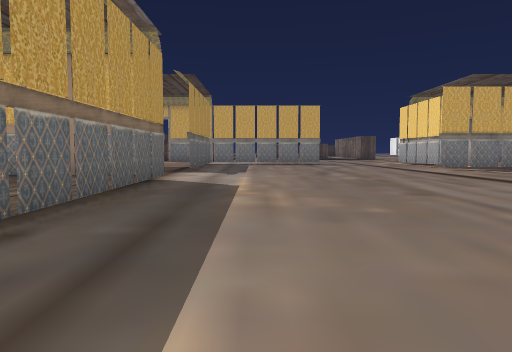
view 1 (above)

24 first-person views from a walk through a scene from a Unity 3-D project. The camera is 0.64 m above the floor, tilts 4° down and sees 70° across. The floor is counted in squares, 1 m on a side. Each view is taken from the middle of a square. On the plan, view 1 faces up. The plan holds only what a view shows up to about 10 squares ahead; the rest is blank. The place goes on beyond the plan. The player is left out. Some surface patterns are stand-ins.

view 2
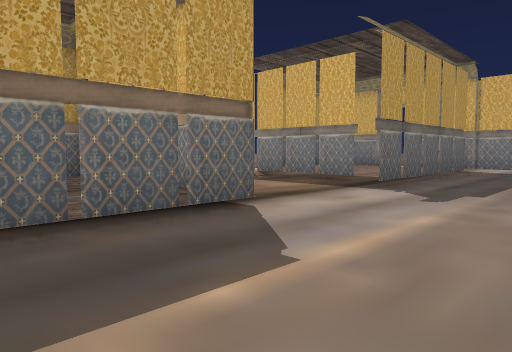

view 3
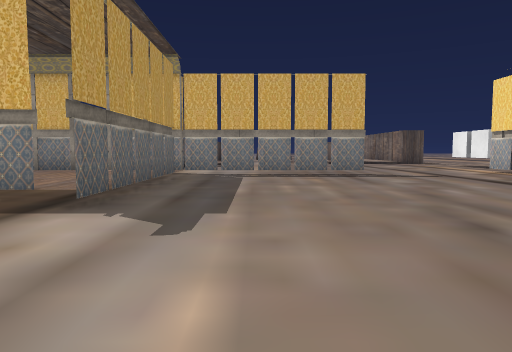

view 4
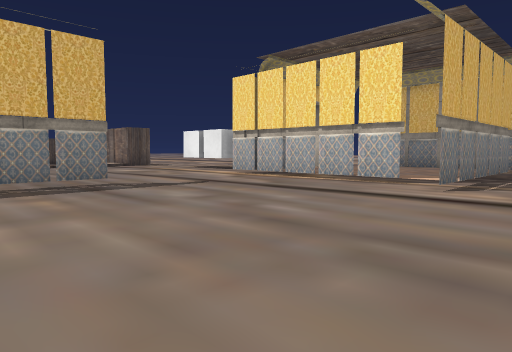

view 5
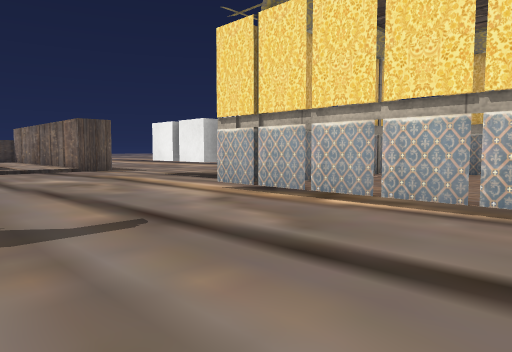

view 6
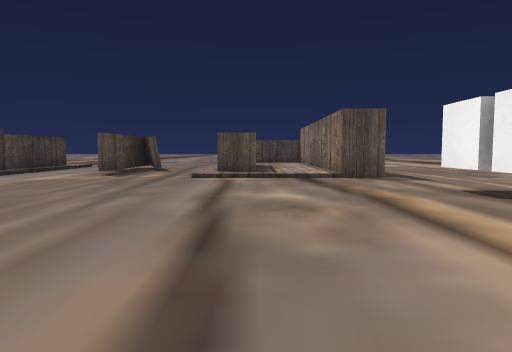

view 7
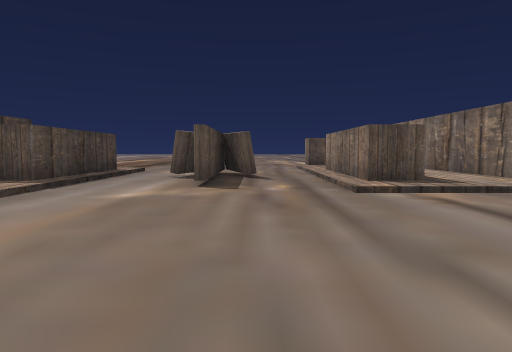

view 8
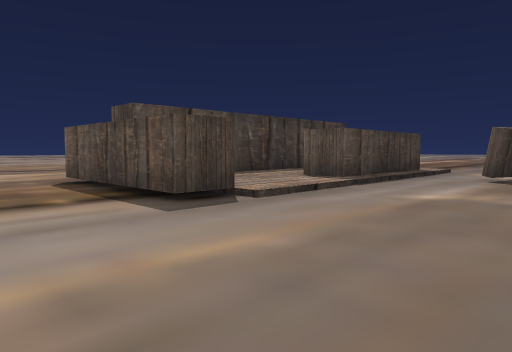

view 9
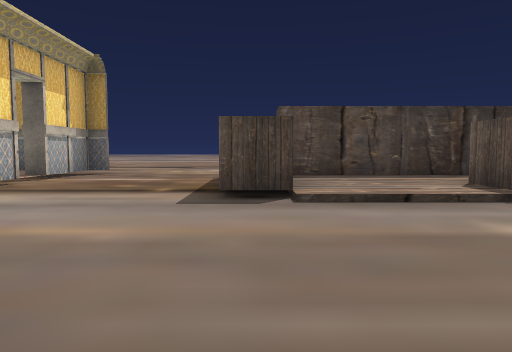

view 10
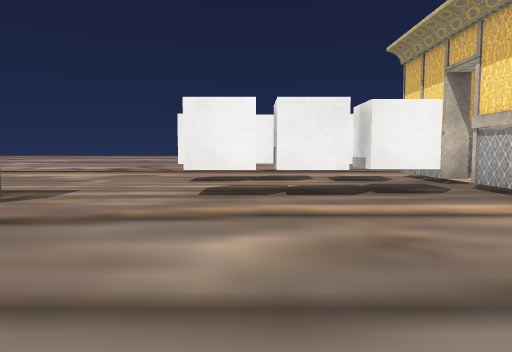

view 11
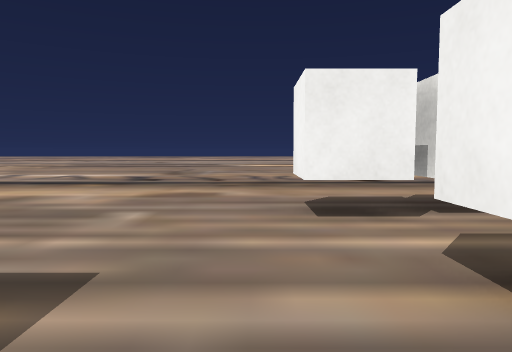

view 12
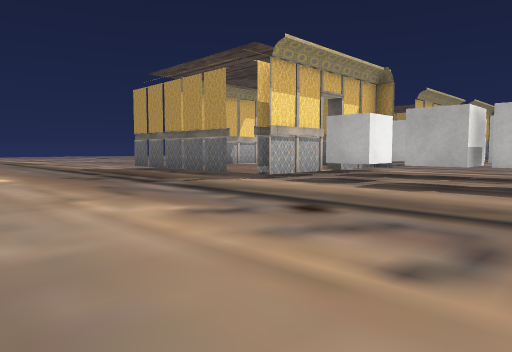

view 13
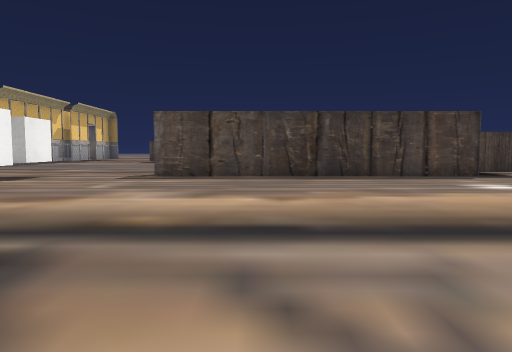

view 14
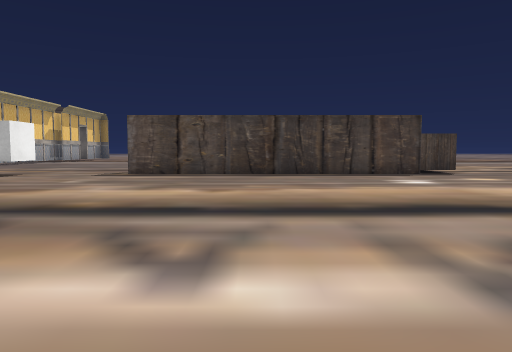

view 15
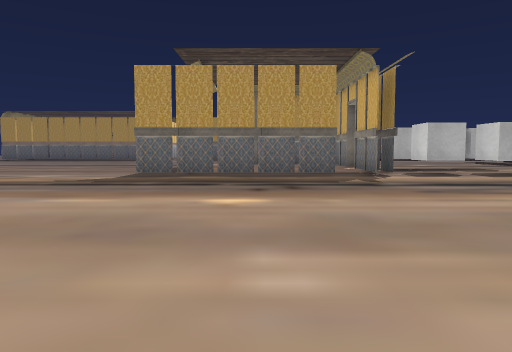

view 16
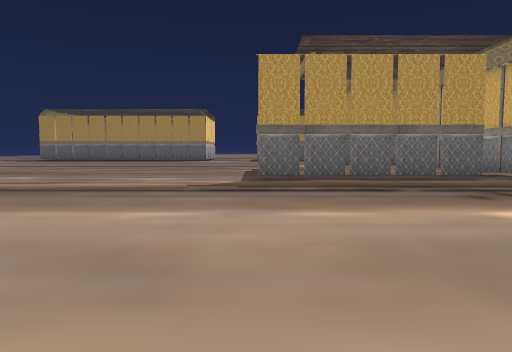

view 17
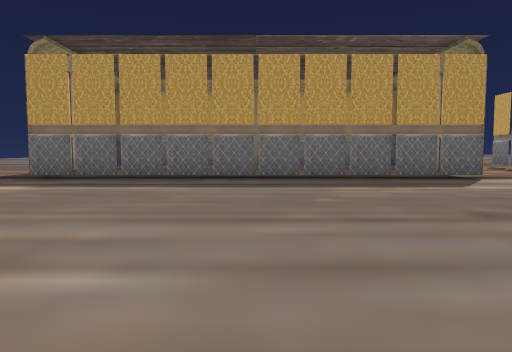

view 18
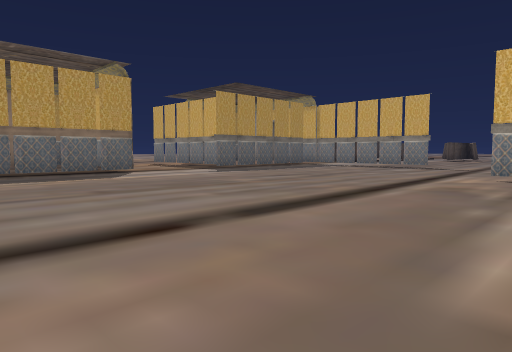

view 19
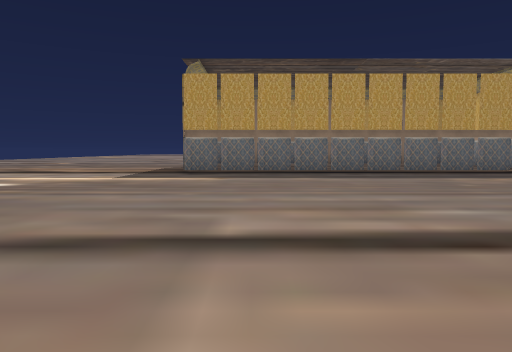

view 20
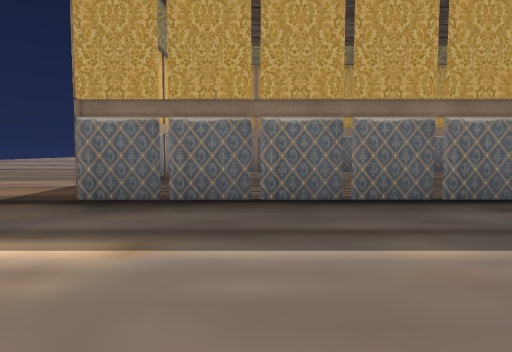

view 21
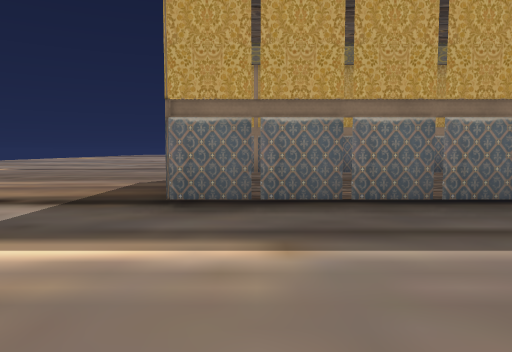

view 22
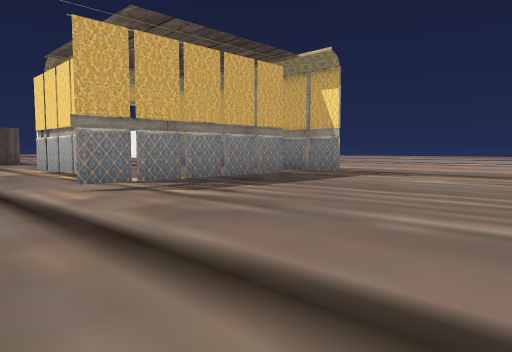

view 23
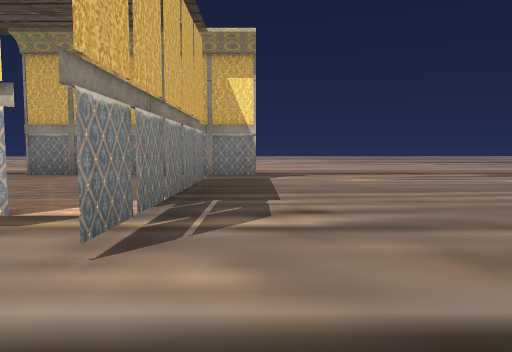

view 24
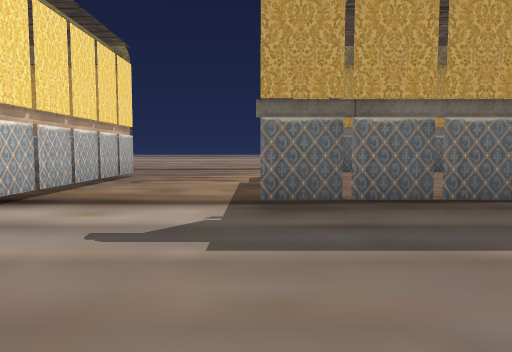

### Floor plan
Key: @ floor where view 1 was taken; # wall or solid block; x gap in a wall; . main floor; : floor 0.1 m higher than the main floor; ^ raised ledge; T thing the floor can be seen under or through; C cube; O other object.
Columns run from 9 left of view 1 to 21 right of it. Each row starts with its distance up from view 1.
 33                  ^...
 32                  #.....
 31                  #......
 30                  #.........
 29        #..#..#  ##.........
 28        #..#..# :##..........
 27     #: #..#..# :##.........
 26     #:##..#..##:##.........
 25     #:::.....:::##.........
 24     #:::...................
 23     #:::....................
 22 ...#####.........CC.C.......
 21 .................CC.C.......
 20   ...............CC.........
 19   ................C.C......
 18   #.....  ......T..........
 17   ##xx#######...TTxx##.....
 16   #::::x........T::::x.......
 15   #::::#........T::::T........
 14     :::#........T::::T.........
 13   x::::#........x::::T........
 12    ###x#........TTTTxT.......
 11  .............................
 10  ............................
  9  ...........................
  8  .OOOOOO..................
  7   O :::O.................
  6   O   :O.......... .....
  5   O   :O.......... .....
  4   O   :O..........
  3   O   :O..........
  2   O   :O........
  1   O   :O.........
  0   O   :O.@........
 -1   O   :O.........
 -2    OOOOO........
 -3    ...........

Where each view was taken, in squares from view 1:
view 1: 0 up, 0 right, facing up
view 2: 5 up, 1 right, facing up-left
view 3: 7 up, 0 right, facing up
view 4: 10 up, 0 right, facing up-right
view 5: 13 up, 3 right, facing up-right
view 6: 16 up, 5 right, facing up
view 7: 19 up, 2 right, facing up
view 8: 19 up, 2 right, facing up-left
view 9: 22 up, 3 right, facing left
view 10: 21 up, 3 right, facing right
view 11: 23 up, 7 right, facing right
view 12: 23 up, 18 right, facing down-left
view 13: 27 up, 17 right, facing left
view 14: 28 up, 18 right, facing left
view 15: 14 up, 21 right, facing left
view 16: 11 up, 20 right, facing left
view 17: 3 up, 6 right, facing left
view 18: 3 up, 8 right, facing up-left
view 19: 0 up, 8 right, facing left
view 20: 0 up, 2 right, facing left
view 21: 1 down, 2 right, facing left
view 22: 6 up, 4 right, facing up-right
view 23: 11 up, 4 right, facing right
view 24: 11 up, 2 right, facing left
